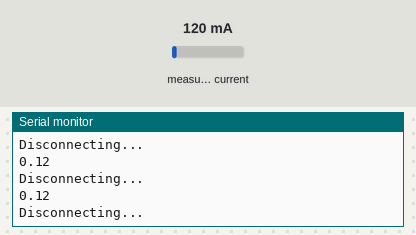
The sketch below on a simulated ESP32. On the bench: the last lines printed to the serial monitor. The inputs (shaded band) are chosen by the test bench; at power-on: measured current 120 mA. WiFi joins after 1.5 s; servers stay silent unless stated.

Above: at 2.7 s.
2.8 s: measured current set to 40 mA
At 3.26 s:
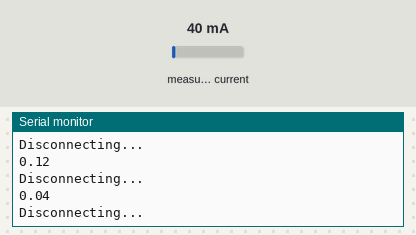
4.3 s: measured current set to 500 mA
At 4.7 s:
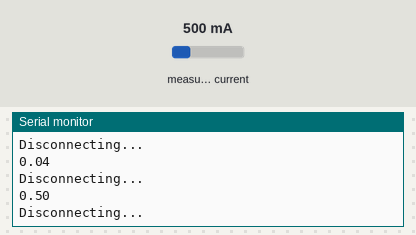
Timing chart, 0 to 7.3 s (numbered marks = the images above; inputs shaded):
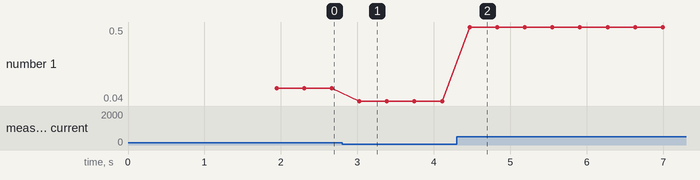

The sketch:

SendData2.ino
```cpp
/*
  Arduino & OpenEnergyMonitor

  This sketch connects to an emoncms server and makes a request using
  Arduino Ethernet shield (or other based on Wiznet W5100) or an
  Arduino Wifi Shield

  author Mirco Piccin aka pitusso

  based on
  http://arduino.cc/en/Tutorial/WebClientRepeating
*/

#define WIFI

#include <SPI.h>

#include <WiFi.h>
#include <WiFiClient.h>


// Include Emon Library
#include "EmonLib.h"

//network configuration, WIRED or WIFI
  char ssid[] = "StayAway"; //  your network SSID (name)
  char pass[] = "MW38!N96&B7G5S";    // your network password (use for WPA, or use as key for WEP)

  int status = WL_IDLE_STATUS;
  int keyIndex = 0;            // your network key Index number (needed only for WEP)

  WiFiClient client;


// Create an Emon instance
EnergyMonitor emon1;

//Emoncms configurations
char server[] = "emoncms.org";     // name address for emoncms.org
//IPAddress server(213, 138, 101, 177);  // numeric IP for emoncms.org (no DNS)

String apikey = "06d0149f45a8bb04ed57130b5bd677ea";  //api key
int node = 0; //if 0, not used

void setup() {
  // start serial port:
  Serial.begin(9600);

  // Display a welcome message
  Serial.println("Emoncms client starting...");

  emon1.current(A0, 0.668);

  // check for the presence of the shield:
  if (WiFi.status() == WL_NO_SHIELD) {
    Serial.println("WiFi shield not present");
    // don't continue:
    while(true);
  }

  // attempt to connect to Wifi network:
  while ( status != WL_CONNECTED) {
    Serial.print("Attempting to connect to SSID: ");
    Serial.println(ssid);
    // Connect to WPA/WPA2 network.
    status = WiFi.begin(ssid, pass);
  }
  Serial.println("Connected to wifi");
}

void loop() {

  // if there's incoming data from the net connection.
  // send it out the serial port.  This is for debugging
  // purposes only:
  if (client.available()) {
    char c = client.read();
    Serial.print(c);
  }

  // if there's no net connection, but there was one last time
  // through the loop, then stop the client:
  if (!client.connected()) {
    Serial.println();
    Serial.println("Disconnecting...");
    client.stop();
  }

  // if you're not connected, and at least <postingInterval> milliseconds have
  // passed sinceyour last connection, then connect again and
  // send data:

    //read sensors
    double Irms = emon1.calcIrms(3000);

    //Print values (debug)
    Serial.println(Irms);
    client.println(Irms*120);

    //send values
    //sendData();

}

// this method makes a HTTP connection to the server:
/*void sendData() {
  // if there's a successful connection:
  if (client.connect(server, 80)) {
    Serial.println("Connecting...");
    // send the HTTP GET request:
    client.print("GET /api/post?apikey=");
    client.print(apikey);
    if (node > 0) {
      client.print("&node=");
      client.print(node);
    }
    client.print("&json={temp");
    client.print(":");
    client.print(tempValue + temp_offset);
    client.print(",light:");
    client.print(lightValue);
    client.print(",power:");
    client.print(Irms*volt);
    client.println("} HTTP/1.1");
    client.println("Host:emoncms.org");
    client.println("User-Agent: Arduino-ethernet");
    client.println("Connection: close");
    client.println();

    //client.print(Irms);

  }
  else {
    // if you couldn't make a connection:
    Serial.println("Connection failed");
    Serial.println("Disconnecting...");
    client.stop();
  }
}*/
```

Measured:
- after the input at 2.8 s, the serial monitor: prints a new line after 0.23 s (image 1)
- after the input at 4.3 s, the serial monitor: prints a new line after 0.17 s (image 2)
- plotted number 1: 0.12 → 0.04 after the input at 2.8 s, 0.04 → 0.5 after the input at 4.3 s
